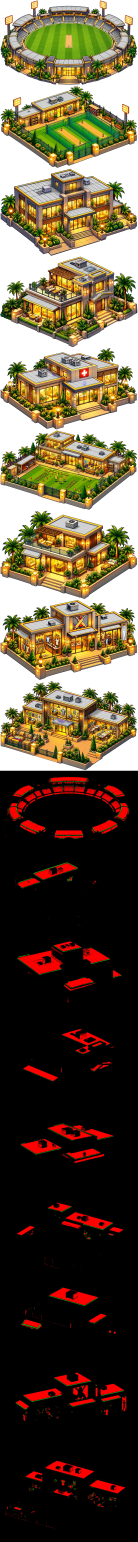
#> input picture img/map/buildings2.webp, 1100 x 12332 px, given in place of base.webp, which was not available (shown at 1/8 size)
$ python fit_map_sites.py
#> lines starting #> are read from the running program, lines starting #| are printed output that depends on the picture; after the words box and inside, x2 and y2 are one past the last pixel; in counts of white or black regions, pixels touching at a corner belong together; pictures that were not available may be replaced by others from this repository, and a replacement may not be noted
#!/usr/bin/env python3
"""Where the buildings stand on the club map (SITES in js/clubmap.js): each is fitted to its plot in img/map/base.webp (the plot found by its bare ground),
its base's middle on the plot's middle and its base as wide as the plot (times K).

usage: python3 tools/fit_map_sites.py [K [preview.png [margin [level]]]]      (K 1.2 by default, level 1; prints SITES of the level, saves a preview of the buildings on the map)
(the stadium is fitted to the round plot in the middle, which has no bare ground: its place is given by hand below, and SITES's stadium was then made a little smaller)
"""
import os
from PIL import Image
import numpy as np, json, sys
from scipy import ndimage as ndi
R=os.path.join(os.path.dirname(os.path.abspath(__file__)),'..')+os.sep
K=float(sys.argv[1]) if len(sys.argv)>1 else 1.2
MARGIN=float(sys.argv[3]) if len(sys.argv)>3 else 30
LEVEL=int(sys.argv[4]) if len(sys.argv)>4 else 1
SFX='' if LEVEL==1 else str(LEVEL)
base=Image.open(R+'img/map/base.webp').convert('RGB').resize((1536,2304),Image.LANCZOS); W,H=base.size   # (the original: the pads are found by their bare ground)
#> after `base = Image.open(R + 'img/map/base.webp').convert('RGB').resize((1536`:
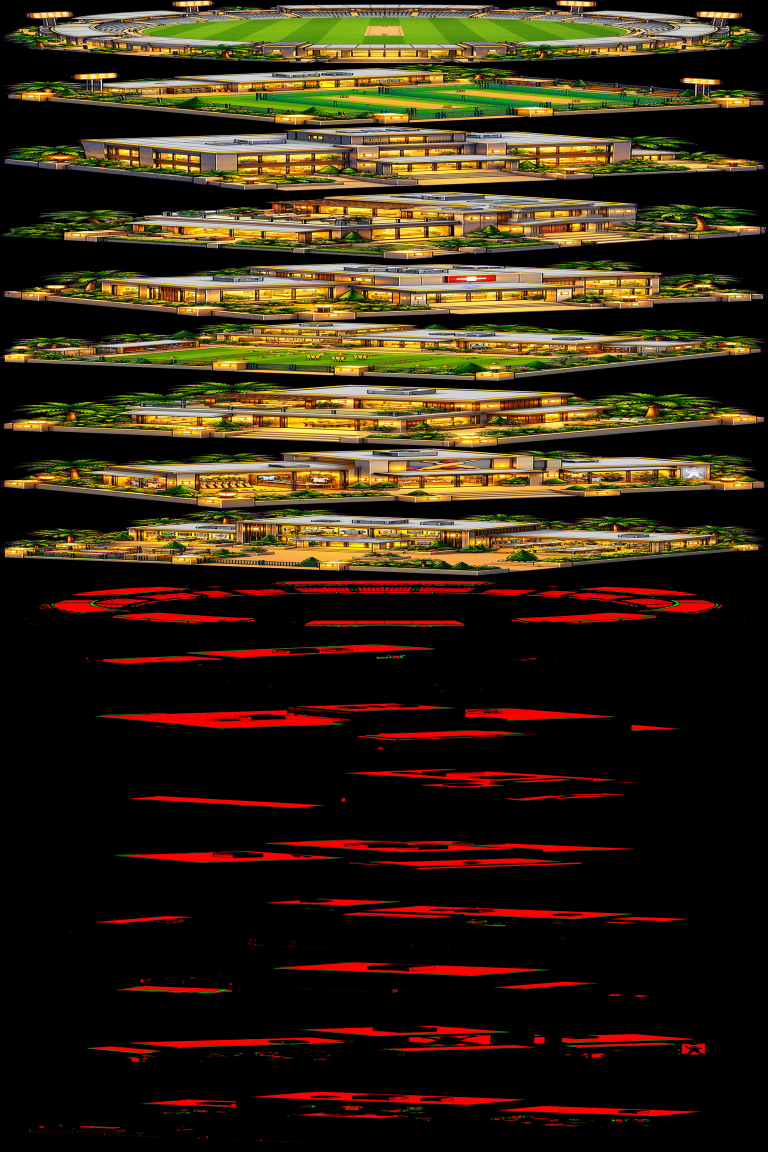
#> base: PIL image 1536x2304 RGB (shown at 1/2 size); mean R, G, B 51.8, 39, 20.1
#> after `W, H = base.size`: W = 1536; H = 2304
a=np.array(base).astype(float); r,g,b=a[...,0],a[...,1],a[...,2]
#> after `r, g, b = (a[..., 0], a[..., 1], a[..., 2])`:
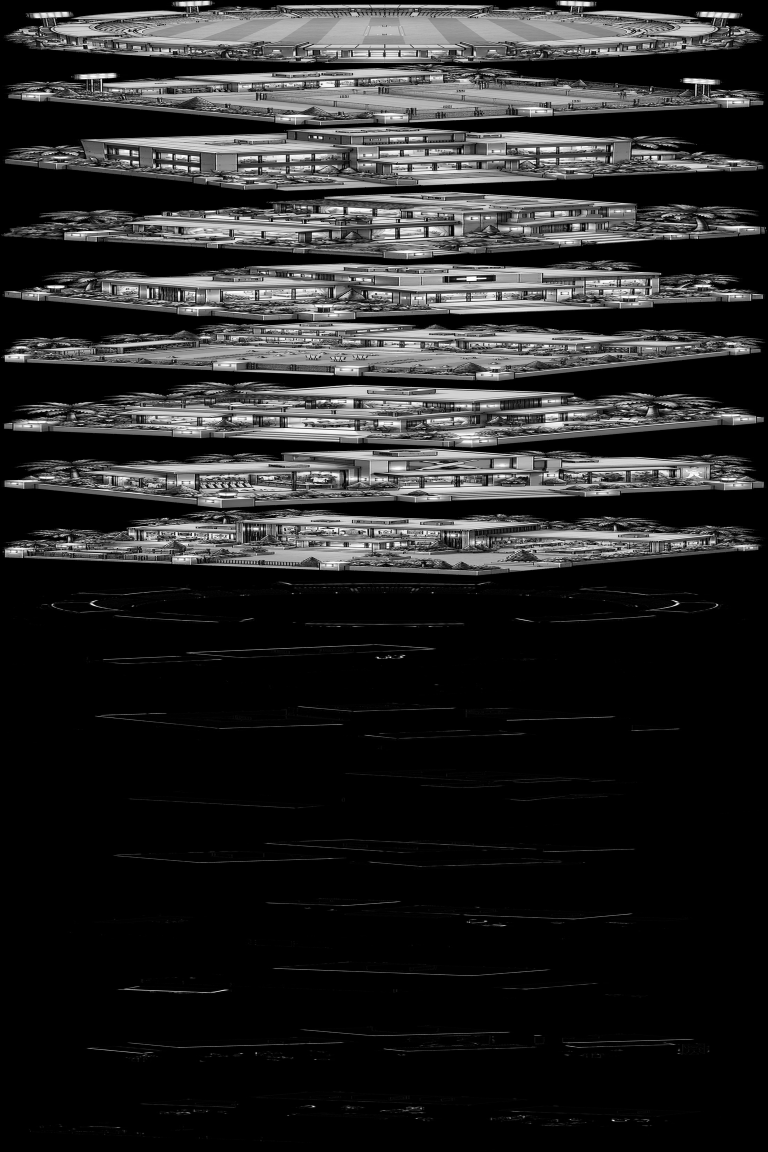
#> g: shape (2304, 1536) float64 (shown at 1/2 size); min 0, max 255, mean 39
#> after `r, g, b = (a[..., 0], a[..., 1], a[..., 2])`:
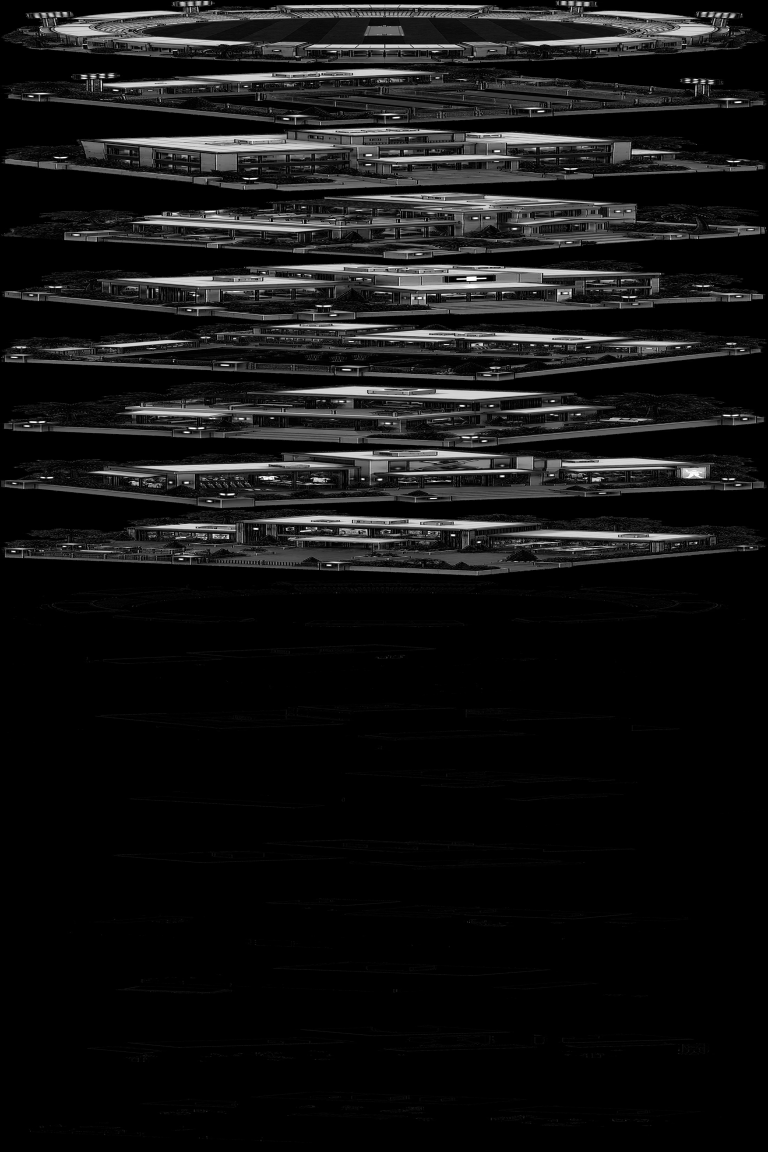
#> b: shape (2304, 1536) float64 (shown at 1/2 size); min 0, max 255, mean 20.1
dirt=(g>r*1.25)&(g>b*1.6)&(g>95)&(g<185)
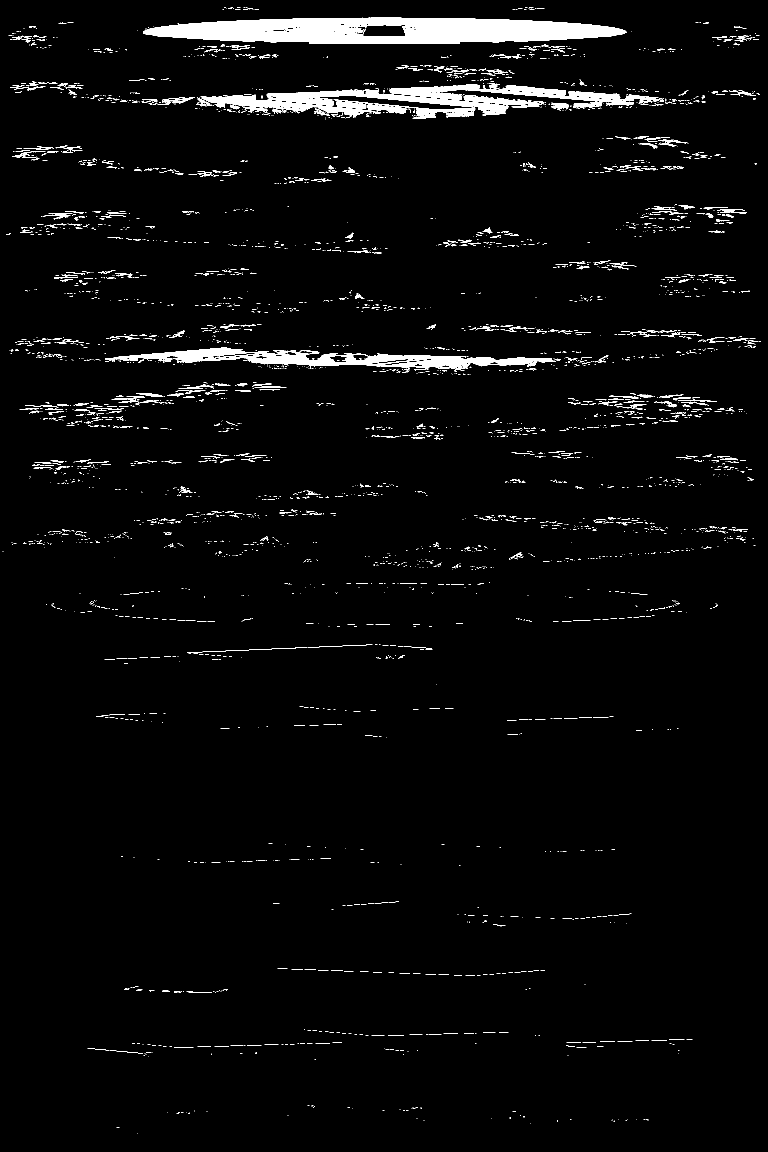
#> dirt: shape (2304, 1536) bool (shown at 1/2 size); 3.2% white; 3852 white regions (3304 under 20 px), largest, box (x1, y1, x2, y2) and area: (286, 35, 1254, 88) 36862, (210, 695, 1112, 743) 13667, (779, 168, 1328, 218) 6637
dirt=ndi.binary_opening(dirt,iterations=8)
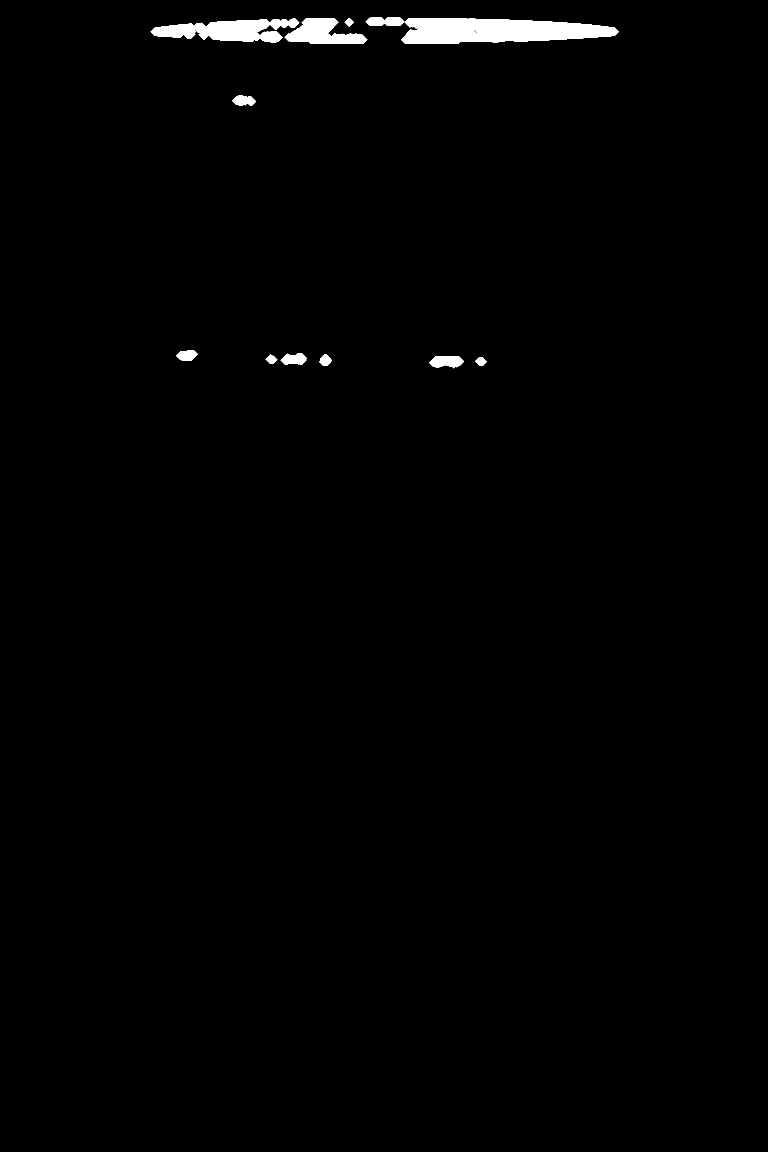
#> dirt: shape (2304, 1536) bool (shown at 1/2 size); 1% white; 11 white regions, largest, box (x1, y1, x2, y2) and area: (731, 35, 1238, 88) 18175, (301, 37, 599, 86) 8563, (569, 36, 735, 88) 5099
lab,n=ndi.label(ndi.binary_closing(dirt,iterations=6))
#> lab: shape (2304, 1536) int32; 12 distinct labels, from 0 to 11
#> n = 11
plots=[]
for i,sl in enumerate(ndi.find_objects(lab),1):
    if (lab[sl]==i).sum()>40000:
        ys,xs=np.where(lab==i); plots.append(dict(cx=(xs.min()+xs.max())/2,cy=(ys.min()+ys.max())/2,x0=xs.min(),x1=xs.max(),y1=ys.max()))
#> this loop made 11 passes
#> after the loop, plots = []
#> (the run stopped early here; a loop or call above may not have finished)
